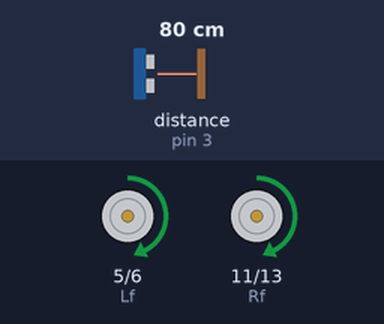
The sketch below on a simulated Arduino Uno, built with avr-gcc and run on an emulated ATmega328P. On the bench: motor-driver pin pairs drawn as motors (green arrow = first pin HIGH = forward, orange = second pin HIGH = backward, longer = more drive). The test bench sets the inputs (shaded band); at power-on: distance to the obstacle (sensor on pin 3) 80 cm. The echo pulse lasts 58.3 µs per cm; what the sketch prints to the serial monitor is not drawn.

Above: at 1.2 s.
1.3 s: distance to the obstacle (sensor on pin 3) set to 18 cm
2.8 s: distance to the obstacle (sensor on pin 3) set to 14 cm
At 3.6 s:
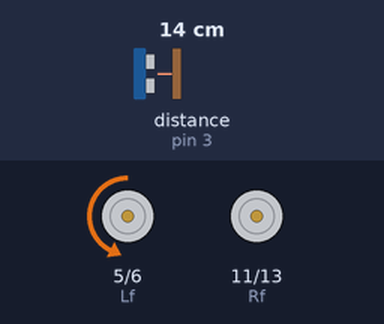
5.8 s: distance to the obstacle (sensor on pin 3) set to 35 cm
At 6.68 s:
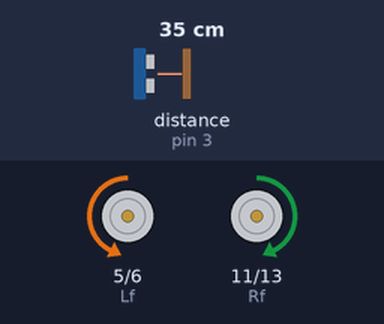
8.3 s: distance to the obstacle (sensor on pin 3) set to 2 cm
At 8.45 s:
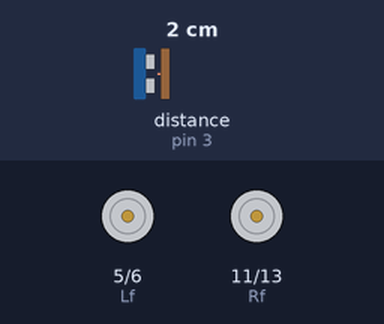
11.3 s: distance to the obstacle (sensor on pin 3) set to 60 cm
At 12.8 s:
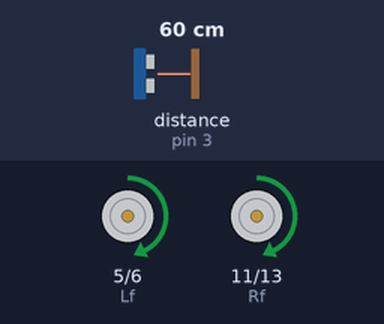
Timing chart, 0 to 14.3 s (numbered marks = the images above; inputs shaded):
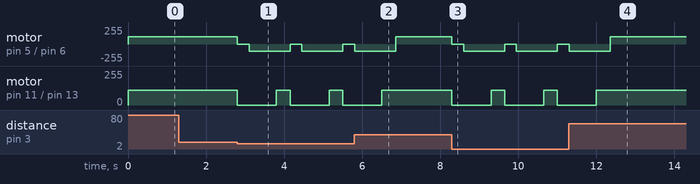

Measured:
- the behaviour switches between 16 and 15 cm on distance to the obstacle (sensor on pin 3) (found by bisection; images 0 and 1)
- after the input at 2.8 s, motor on pin 5 (Lf) / pin 6 (Lb): alternates backward 110/255 for 1.1 s and stopped for 0.30 s, starting at once; motor on pin 11 (Rf) / pin 13 (Rb): alternates forward 110/255 for 0.35 s and stopped for 1.0 s, starting at once
- after the input at 5.8 s, motor on pin 11 (Rf) / pin 13 (Rb): goes on until 6.5 s, then stays forward 110/255
- after the input at 8.3 s, motor on pin 5 (Lf) / pin 6 (Lb): alternates backward 110/255 for 1.1 s and stopped for 0.30 s, starting at once; motor on pin 11 (Rf) / pin 13 (Rb): alternates forward 110/255 for 0.35 s and stopped for 1.0 s, starting at once
- after the input at 11.3 s, motor on pin 11 (Rf) / pin 13 (Rb): goes on until 12.0 s, then stays forward 110/255

The sketch:

car.ino
```cpp
//**********************
//Выполнил ученимк 6В класса
//Тихоступ Роман

//Машина с ультразвуковым датчиком HC-SR04
//Происходит опрос датчика и если дистанция меньше minDist или равно 0, (0 из за оссобеностей библиотеки NewPing
//если расстояние с датчика больше максимального, почему-то выдается расстояние 0 см) то машина останавливается,
//разворачивается налево и продолжает движение с опросом датчика.
//**********************

#include <NewPing.h>

//Пины к моему драйверу двигателей
#define Rf 11
#define Rb 13
#define Lf 5
#define Lb 6

//Пины к HC-SR04
#define trig 2
#define echo 3

//Минимальная дистанция для датчика
#define minDist 15

byte speed = 110;
int dist = 0;

NewPing sonar(trig, echo, 250);

void setup() {
  pinMode(Rf, OUTPUT);
  pinMode(Rb, OUTPUT);
  pinMode(Lf, OUTPUT);
  pinMode(Lb, OUTPUT);

  Serial.begin(115200);
  Serial.println("Start");
}

void loop() {
  CalcDist();
  if(dist <= minDist && dist != 0){
    Serial.println(dist);
    Serial.println("Left");
    Serial.println();

    stop();
    delay(300);

    backward();
    delay(700);

    left();
    delay(350);

    stop();

  } else {
    Serial.println(dist);
    Serial.println("Forward");
    Serial.println();
    forward();
  }
}

void stop(){
  analogWrite(Rf, 0);
  analogWrite(Rb, 0);
  analogWrite(Lf, 0);
  analogWrite(Lb, 0);
}

void backward(){
  analogWrite(Rf, 0);
  analogWrite(Rb, speed);
  analogWrite(Lf, 0);
  analogWrite(Lb, speed);
}

void forward(){
  analogWrite(Rf, speed);
  analogWrite(Rb, 0);
  analogWrite(Lf, speed);
  analogWrite(Lb, 0);
}

void left(){
  analogWrite(Rf, speed);
  analogWrite(Rb, 0);
  analogWrite(Lf, 0);
  analogWrite(Lb, speed);
}


void CalcDist(){
  dist = sonar.ping_cm();
}
```
